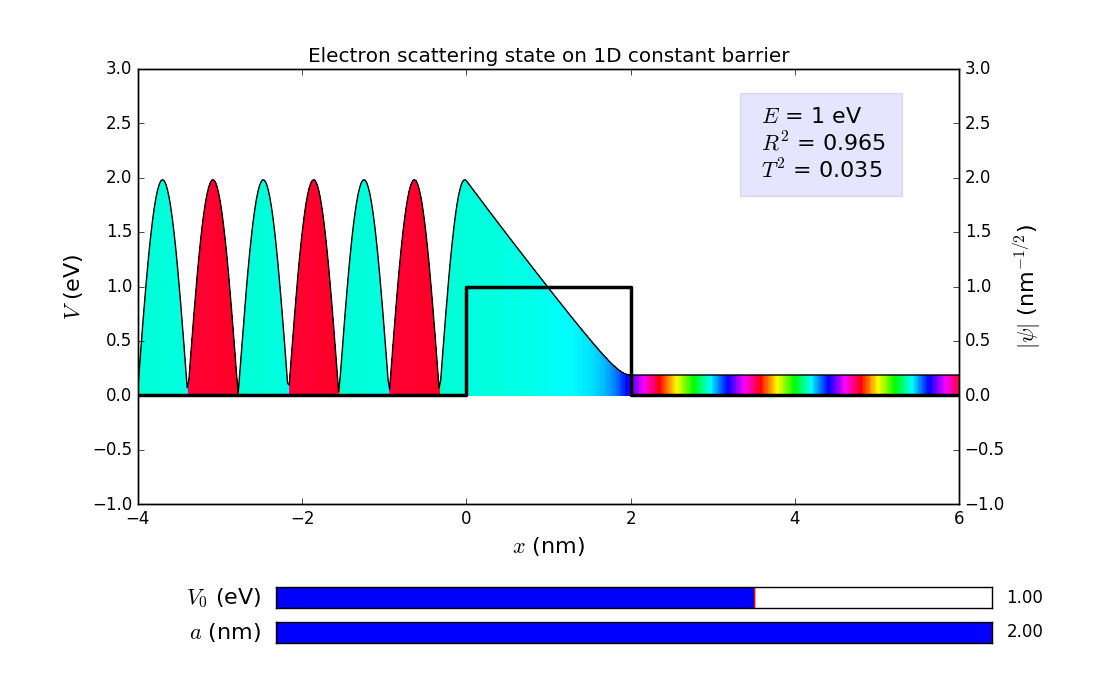

Generate this figure with Python:

# coding: utf-8

## Stationary scattering state for electron on one-dimensional constant barrier 

# Created on Thu Feb  9 19:13:48 2017
# @author: Sabot Frédéric
# tested on Python 3.4
# 
# JMS (Python 2.7): i=complex(0,1) replaced by 1j
# interaction does not work (probably due to Python 2.7)
# very compact, excellent idea for complex-number color plot
# 
# To-do:
# numerical resolution (cf Boukhris)
# 

### Library import

# In[1]:

import numpy as np #import sinh, cosh, exp, linspace, array, zeros, angle, pi # for numerical calculations
import scipy.constants as cst # for physical constants, type help(cst) for details
import matplotlib.pyplot as plt # for plotting
import matplotlib.cm as cm # color maps for complex numbers
from matplotlib.widgets import Slider # interactive slider in graph


### Physical parameters

# In[2]:

h2m = cst.hbar**2/2/cst.m_e/cst.e*1e18
print 'hbar^2/2m_e = ', h2m, 'eV nm^2 \n'

E = 1
print 'electron energy =', E, 'eV'
k = np.sqrt(E/h2m)
print 'electron wave number =', k, 'nm^-1 \n'

V_0 = 1.001
print 'initial barrier height =', V_0, 'eV'
a_0 = 2
print 'initial barrier width =', a_0, 'nm'


### Graph update

# In[20]:

def grupdate(V_0, a):
     
     ax.clear()
     ax2.clear()
     
     ax.set_title('Electron scattering state on 1D constant barrier')
     ax.set_xlabel('$x$ (nm)', fontsize=16)
     ax.set_ylabel('$V$ (eV)', fontsize=16)
     ax2.set_ylabel('$|\psi|$ (nm$^{-1/2}$)', fontsize=16)
        
     xm = 4
     ax.set_xlim((-xm, xm + a))
     ax.set_ylim(-1, 3)
     ax2.set_ylim(-1, 3)
          
     barrier = [-xm, 0, 0, a, a, xm+a]
     barrier_high = [0, 0, V_0, V_0, 0, 0]
     
     ax.plot(barrier, barrier_high, 'k', lw=2.5)
     
     if V_0 == 0 :
          K = k
          T = 1
          R = 0
          A = 1
          B = 0
          
     elif E <= V_0 :
          K = np.sqrt((V_0-E)/h2m)
          T = np.exp(-1j*k*a)*2*k*K/(2*k*K * np.cosh(K*a) + 1j * (K**2-k**2) * np.sinh(K*a))
          R = -1j * T * np.exp(1j*k*a) * (k**2+K**2) * np.sinh(K*a) / (2*k*K)
          A = 1j * k * (1-R) / K
          B = 1 + R     
          
     else :
          K = np.sqrt((E-V_0)/h2m)
          K2 = K/k
          v1 = np.exp(1j*K*a)/np.exp(1j*k*a)
          v2 = np.exp(-1j*K*a)/np.exp(1j*k*a)
          A = -2 * v2 * (1+K2)/(v1*(1-K2)**2-v2*(1+K2)**2)
          B = (2-A*(1+K2))/(1-K2)
          R = A + B - 1
          T = A*v1 + B*v2
     
     ax.text(3.5, 2,' $E$ = {} eV \n $R^2$ = {} \n $T^2$ = {}'.format(E, round(abs(R)**2*1000)/1000, round(abs(T)**2*1000)/1000),
                  fontsize=16, bbox={'alpha':0.1, 'pad':10})
     
     x = np.linspace(-xm, xm + a, 500)
     
     z = []
     for v in x :
          if v < 0 :
               z.append(np.exp(1j*k*v) + R*np.exp(-1j*k*v))
          elif 0 < v < a:
               if E < V_0 :
                    z.append(A*np.sinh(K*v) + B*np.cosh(K*v))
               else :
                    z.append(A*np.exp(1j*K*v) + B*np.exp(-1j*K*v))                    
          else :
               z.append(T*np.exp(1j*k*v))

     X = np.array([x,x])
     
     y0 = np.zeros(len(x))
     y = [abs(i) for i in z]
     Y = np.array([y0,y])
     
     Z = np.array([z,z])
     C = np.angle(Z)
     
     ax.plot(x, y, 'k')     
     ax.pcolormesh(X, Y, C, cmap=cm.hsv, vmin=-np.pi, vmax=np.pi)


### Interactive window

# In[21]:

fig = plt.figure()

fig.subplots_adjust(bottom=0.27, right=0.87)

V_slider_ax  = fig.add_axes([0.25, 0.12, 0.65, 0.03])
V_slider = Slider(V_slider_ax, '$V_0$ (eV)', -1, 2, valinit=V_0)
V_slider.label.set_size(16)

a_slider_ax = fig.add_axes([0.25, 0.07, 0.65, 0.03])
a_slider = Slider(a_slider_ax, '$a$ (nm)', 0.01, 2, valinit=a_0)
a_slider.label.set_size(16)

ax = fig.add_subplot(111)
ax2 = ax.twinx()

grupdate(V_0, a_0)

def sliders_on_changed(val):
    grupdate(V_slider.val, a_slider.val)
    
V_slider.on_changed(sliders_on_changed)
a_slider.on_changed(sliders_on_changed)

plt.show()


# In[ ]:
